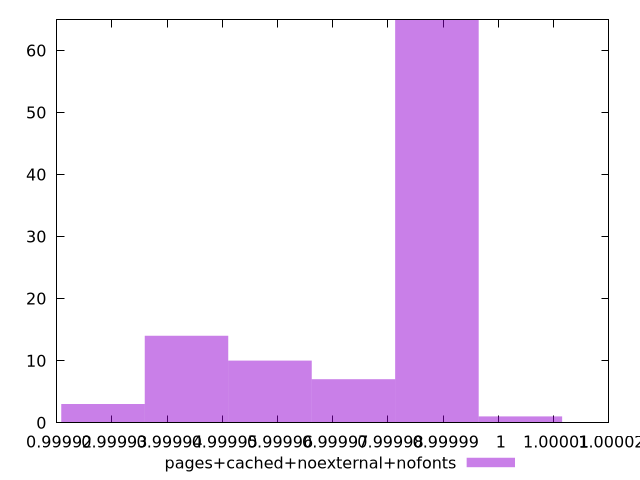

This figure's gnuplot source:
$_pagesCachedNoexternalNofonts <<EOF
0.9999888645550634 65
0.9999435163282946 14
0.9999586324038842 10
1.000003980630653 1
0.9999284002527049 3
0.9999737484794737 7
EOF
set key outside below
set terminal pngcairo
set output "report_00005_2020-11-02T22-26-11.212Z/max-potential-fid/pages+cached+noexternal+nofonts//hist.png"
set yrange [0:65]
set boxwidth 0.000015116075589610052
set style fill transparent solid 0.5 noborder
plot $_pagesCachedNoexternalNofonts title "pages+cached+noexternal+nofonts" with boxes ,
